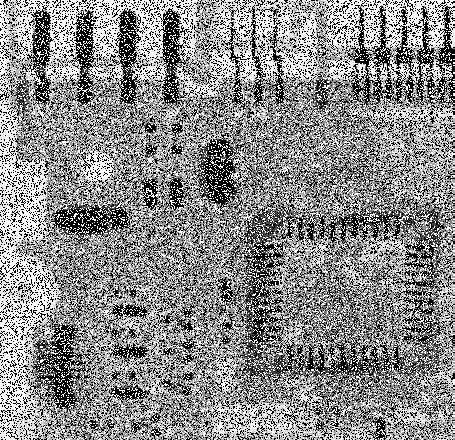
#> input picture imagens/Figura1.jpg, 455 x 440 px
$ python aula05.2.py
#> lines starting #> are read from the running program, lines starting #| are printed output that depends on the picture; after the words box and inside, x2 and y2 are one past the last pixel; in counts of white or black regions, pixels touching at a corner belong together
import cv2
import numpy as np
from matplotlib import pyplot as plt

imagem = cv2.imread('imagens/Figura1.jpg', 0)
#> imagem is the input picture: shape (440, 455); min 0, max 255, mean 138.2

def negativo(img):
    img_cp = img.copy()
    img_cp = 255 - img_cp
    return img_cp

def fft_spectrum(im):
    f = im.copy()
    f = np.fft.fft2(f)
    f = np.fft.fftshift(f)
    return f

def fft_spectrum_mag(im):
    f = im.copy()
    f = 20 * np.log(np.abs(f))
    return f

'''
Função para trazer a imagem de volta do domínio de frequencia
'''
def fft_inversa(im):
    f = im.copy()
    f = np.fft.ifftshift(f)
    f = np.fft.ifft2(f)
    f = np.abs(f)
    return f

'''
Função para o filtro passa baixa
'''
def filtro_pb(im, raio):
    f = im.copy()
    cx = im.shape[0]/2
    cy = im.shape[1]/2
    f[:,:] = 1 # Substitui os valores dos pixels por 1
    f[int(cx-raio):int(cx+raio), int(cy-raio):int(cy+raio)] = 0
    return f

def filtro_covolucao(img, masc):
    kernel = np.ones((masc,masc),np.float32)/25
    img_result = cv2.filter2D(img,-1,kernel)
    return img_result

'''
Obtem as imagens de resultado
'''
img_magnitude = fft_spectrum_mag(fft_spectrum(imagem))
#> in fft_spectrum_mag, `f = 20 * np.log(np.abs(f))`:
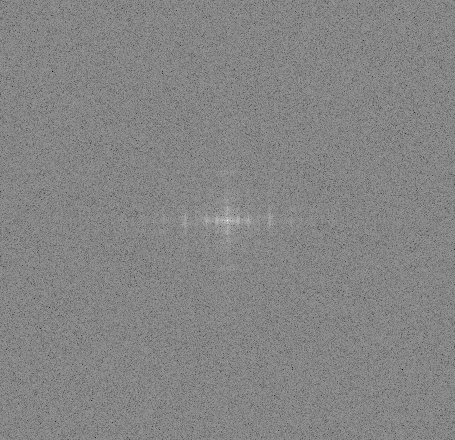
#> f: shape (440, 455) float64; min 59.81, max 342.7, mean 207.4; drawn with min black and max white
img_resultado = fft_inversa(fft_spectrum(imagem)*filtro_pb(imagem,6))
#> in filtro_pb, `f[:,:] = 1`: f: shape (440, 455); every value is 1
#> in filtro_pb, `f[int(cx-raio):int(cx+raio), int(cy-raio):int(cy+raio)] = 0`:
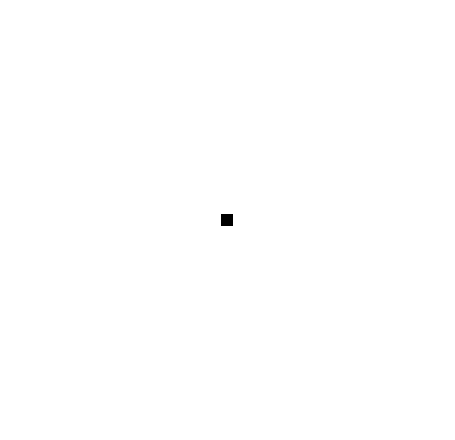
#> f: shape (440, 455); values 0 (black) and 1 (white), 99.9% white; 1 black region, box (x1, y1, x2, y2) and area: (221, 214, 233, 226) 144
#> in fft_inversa, `f = np.abs(f)`:
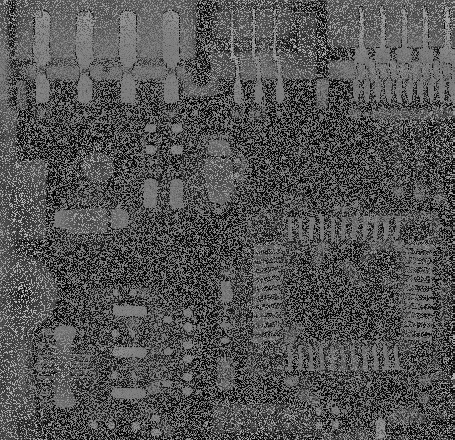
#> f: shape (440, 455) float64; min 0.0205, max 191, mean 83.6
img_resultado_covolucao = filtro_covolucao(fft_inversa(fft_spectrum(imagem)*filtro_pb(imagem,6)), 10)
#> in filtro_covolucao, `img_result = cv2.filter2D(img,-1,kernel)`:
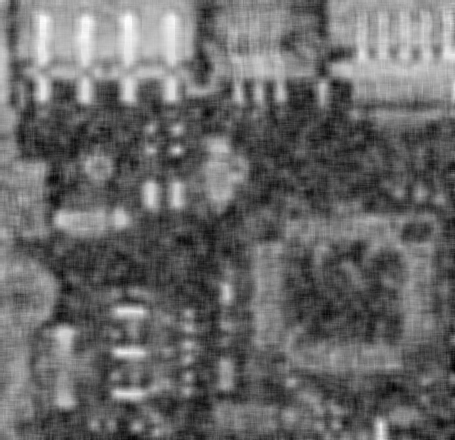
#> img_result: shape (440, 455) float64; min 189, max 543.6, mean 334.5; drawn with min black and max white


plt.subplot(121),plt.imshow(img_resultado, cmap = 'gray')
plt.title('Imagem após a reconstrução'), plt.xticks([]), plt.yticks([])
plt.subplot(122),plt.imshow(img_resultado_covolucao, cmap = 'gray')
plt.title('Imagem após a covoluçao'), plt.xticks([]), plt.yticks([])
plt.show()

$ run again, with imagens/GreenFrog-small.JPG copied over imagens/Figura1.jpg
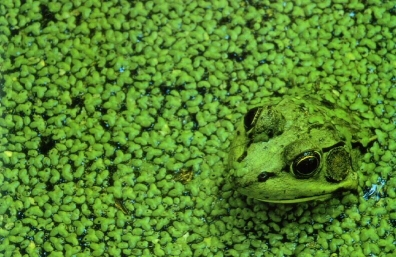
#> input picture imagens/GreenFrog-small.JPG, 396 x 257 px
#> in fft_inversa, `f = np.abs(f)`:
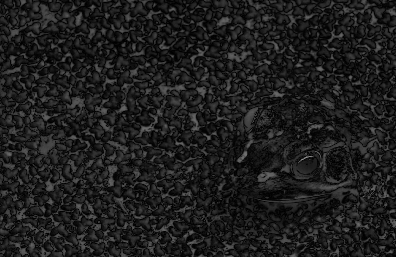
#> f: shape (257, 396) float64; min 0.033, max 145.9, mean 29.9
#> in filtro_covolucao, `img_result = cv2.filter2D(img,-1,kernel)`:
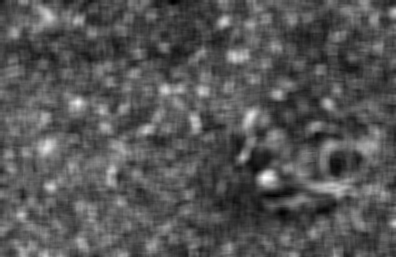
#> img_result: shape (257, 396) float64; min 36.7, max 282.7, mean 119.5; drawn with min black and max white
